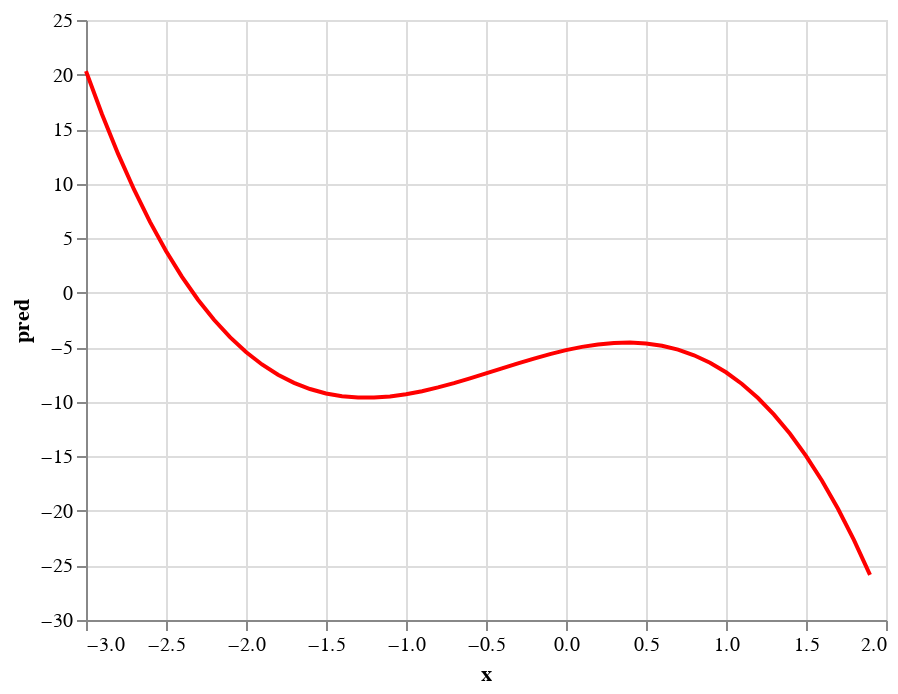

Write notebook code for a chart like this one.
### Markdown cell above
This one does lie perfectly on a cubic polynomial, more specifically, that cubic polynomial is approximately $-2.3 x^3 - 3x^2 + 3.3 x - 5.26$.  This is our cubic polynomial of "best fit" (meaning the Mean Squared Error between the data and this polynomial is minimized).  For the given data, using Mean Squared Error, this polynomial fits the data "better" than the true underlying polynomial $-2x^3 - 3x^2 + x - 5$.

### Code cell
c2 = alt.Chart(df).mark_line(color="red").encode(
    x="x",
    y="pred"
)

c2

### Figure 1 — Vega-Lite specification as saved in the notebook (floating-point values rounded to 4 significant figures)
{"config": {"view": {"continuousWidth": 400, "continuousHeight": 300}}, "data": {"name": "data-ccbf1185dae428a433a7e5c5a6c44e59"}, "mark": {"type": "line", "color": "red"}, "encoding": {"x": {"field": "x", "type": "quantitative"}, "y": {"field": "pred", "type": "quantitative"}}, "$schema": "https://vega.github.io/schema/vega-lite/v4.17.0.json", "datasets": {"data-ccbf1185dae428a433a7e5c5a6c44e59": [{"x": -3.0, "y_true": 19.0, "y": 23.82, "pred": 20.32}, {"x": -2.9, "y_true": 15.65, "y": 10.24, "pred": 16.36}, {"x": -2.8, "y_true": 12.58, "y": 16.92, "pred": 12.75}, {"x": -2.7, "y_true": 9.796, "y": 8.955, "pred": 9.462}, {"x": -2.6, "y_true": 7.272, "y": 6.324, "pred": 6.495}, {"x": -2.5, "y_true": 5.0, "y": 10.6, "pred": 3.832}, {"x": -2.4, "y_true": 2.968, "y": 0.7841, "pred": 1.457}, {"x": -2.3, "y_true": 1.164, "y": -5.234, "pred": -0.6438}, {"x": -2.2, "y_true": -0.424, "y": -2.771, "pred": -2.483}, {"x": -2.1, "y_true": -1.808, "y": -7.792, "pred": -4.076}, {"x": -2.0, "y_true": -3.0, "y": -12.2, "pred": -5.436}, {"x": -1.9, "y_true": -4.012, "y": -4.74, "pred": -6.577}, {"x": -1.8, "y_true": -4.856, "y": -2.865, "pred": -7.513}, {"x": -1.7, "y_true": -5.544, "y": -16.35, "pred": -8.258}, {"x": -1.6, "y_true": -6.088, "y": -6.016, "pred": -8.827}, {"x": -1.5, "y_true": -6.5, "y": -5.224, "pred": -9.232}, {"x": -1.4, "y_true": -6.792, "y": -5.926, "pred": -9.489}, {"x": -1.3, "y_true": -6.976, "y": -13.33, "pred": -9.61}, {"x": -1.2, "y_true": -7.064, "y": -8.619, "pred": -9.61}, {"x": -1.1, "y_true": -7.068, "y": -7.999, "pred": -9.504}, {"x": -1.0, "y_true": -7.0, "y": -4.835, "pred": -9.304}, {"x": -0.9, "y_true": -6.872, "y": -13.31, "pred": -9.025}, {"x": -0.8, "y_true": -6.696, "y": -4.779, "pred": -8.681}, {"x": -0.7, "y_true": -6.484, "y": -1.525, "pred": -8.286}, {"x": -0.6, "y_true": -6.248, "y": -17.69, "pred": -7.854}, {"x": -0.5, "y_true": -6.0, "y": -4.88, "pred": -7.399}, {"x": -0.4, "y_true": -5.752, "y": -13.39, "pred": -6.934}, {"x": -0.3, "y_true": -5.516, "y": -6.368, "pred": -6.475}, {"x": -0.2, "y_true": -5.304, "y": -8.705, "pred": -6.034}, {"x": -0.1, "y_true": -5.128, "y": 1.24, "pred": -5.625}, {"x": 2.665e-15, "y_true": -5.0, "y": -4.714, "pred": -5.264}, {"x": 0.1, "y_true": -4.932, "y": -0.9556, "pred": -4.963}, {"x": 0.2, "y_true": -4.936, "y": -10.17, "pred": -4.737}, {"x": 0.3, "y_true": -5.024, "y": -2.721, "pred": -4.599}, {"x": 0.4, "y_true": -5.208, "y": 1.904, "pred": -4.564}, {"x": 0.5, "y_true": -5.5, "y": -9.036, "pred": -4.646}, {"x": 0.6, "y_true": -5.912, "y": -2.583, "pred": -4.858}, {"x": 0.7, "y_true": -6.456, "y": -4.049, "pred": -5.215}, {"x": 0.8, "y_true": -7.144, "y": -7.467, "pred": -5.731}, {"x": 0.9, "y_true": -7.988, "y": -14.25, "pred": -6.418}, {"x": 1.0, "y_true": -9.0, "y": -7.584, "pred": -7.293}, {"x": 1.1, "y_true": -10.19, "y": -11.54, "pred": -8.367}, {"x": 1.2, "y_true": -11.58, "y": -8.566, "pred": -9.657}, {"x": 1.3, "y_true": -13.16, "y": -9.27, "pred": -11.17}, {"x": 1.4, "y_true": -14.97, "y": -7.295, "pred": -12.93}, {"x": 1.5, "y_true": -17.0, "y": -21.18, "pred": -14.95}, {"x": 1.6, "y_true": -19.27, "y": -14.95, "pred": -17.24}, {"x": 1.7, "y_true": -21.8, "y": -18.29, "pred": -19.81}, {"x": 1.8, "y_true": -24.58, "y": -24.21, "pred": -22.68}, {"x": 1.9, "y_true": -27.65, "y": -24.59, "pred": -25.86}]}}
